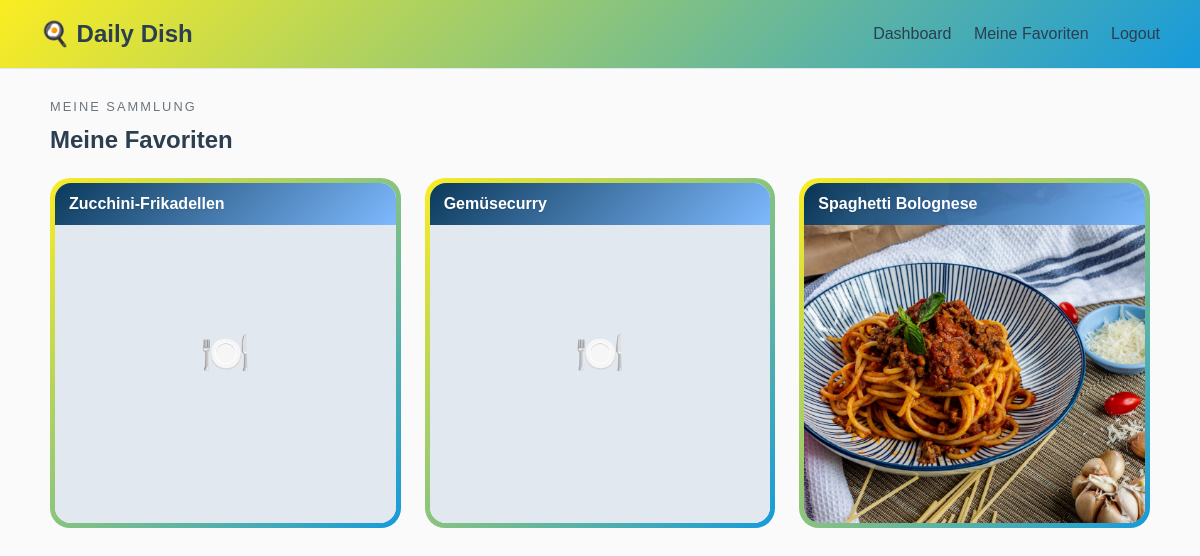
The app's page /favourites (signed in) with its own data.
### models/recipe.py (models this page shows)
class Recipe(Base):
    __tablename__ = "recipes"
    id = Column(Integer, primary_key=True, index=True)
    title = Column(String, nullable=False)
    description = Column(String)
    ingredients = Column(String, nullable=False)
    instructions = Column(String)
    tags = relationship("Tag", secondary="recipe_tags", back_populates="recipes")

### main.py (the view)
@app.get("/favourites")
def favourites_page(request: Request, db: Session = Depends(get_db)):
    user_id = request.cookies.get("user_id")
    if not user_id:
        return RedirectResponse(url="/login", status_code=303)
    try:
        user_id_value = int(user_id)
    except ValueError:
        return RedirectResponse(url="/login", status_code=303)
    user = (
        db.query(User)
        .options(
            selectinload(User.favourite_recipes).selectinload(Recipe.tags)
        )
        .filter(User.id == user_id_value)
        .first()
    )
    if not user:
        return RedirectResponse(url="/login", status_code=303)
    request.state.user = user
    return templates.TemplateResponse(
        request,
        "favourites.html",
        {"request": request, "favourites": user.favourite_recipes},
    )

### templates/favourites.html (shortened to what this page needs)
{% extends "base.html" %}
{% block content %}
<section id="favourites-page" {% if user %}data-user-id="{{ user.id }}"{% endif %}>
    <div class="eyebrow">Meine Sammlung</div>
    <h2 style="margin: 4px 0 24px;">Meine Favoriten</h2>
    {% if favourites %}
    <div class="favourites-grid">
        {% for recipe in favourites %}
        <div class="fav-card-outer"
             id="fav-card-{{ recipe.id }}"
             data-recipe-id="{{ recipe.id }}"
             data-title="{{ recipe.title | e }}"
             data-description="{{ recipe.description | e }}"
             data-ingredients="{{ recipe.ingredients | e }}"
             data-instructions="{{ recipe.instructions | e }}"
             data-tags="{{ recipe.tags | map(attribute='name') | join(',') | e }}">
            <div class="fav-card-inner">
                <div class="flip-card-scene">
                    <div class="flip-card-flipper">
                        <div class="flip-card-front">
                            <div class="fav-card-image">
                                <img src="/static/images/recipes/{{ recipe.id }}.jpg"
                                     onload="this.classList.add('image-loaded')"
                                     onerror="this.classList.add('image-failed')"
                                     alt="{{ recipe.title | e }}">
                                <span class="fav-card-placeholder-icon">&#x1F37D;&#xFE0F;</span>
                                <h3 class="fav-card-title-overlay">{{ recipe.title }}</h3>
                            </div>
                        </div>
                        <div class="flip-card-back">
                            <p>{{ recipe.description }}</p>
                            {% if recipe.tags %}
                            <div>
                                <div class="tag-pill-list">
                                    {% for tag in recipe.tags %}
                                    <span class="tag-pill">{{ tag.name }}</span>
                                    {% endfor %}
                                </div>
                            </div>
                            {% endif %}
                            <div class="flip-card-back-actions">
                                <button class="remove-favourite-button" type="button"
                                        data-recipe-id="{{ recipe.id }}"
                                        onclick="removeFavourite(this)">
                                </button>
                                <button class="fav-card-show-btn" type="button"
                                        onclick="openRecipeModal(this.closest('.fav-card-outer'))">
                                </button>
                            </div>
                        </div>
                    </div>
                </div>
            </div>
        </div>
        {% endfor %}
    </div>
    {% endif %}
</section>
{% endblock %}

### static/css/style.css (style rules this page uses)
body { margin: 0; font-family: Arial, sans-serif; background: #fafafa; color: #2c3e50; }
button { font: inherit; }
.eyebrow { text-transform: uppercase; letter-spacing: 0.16em; color: #6c757d; font-size: 0.8rem; margin-bottom: 12px; }
.favourites-grid { display: grid; grid-template-columns: repeat(auto-fill, minmax(300px, 1fr)); gap: 24px; margin-top: 24px; }
.fav-card-outer { background: linear-gradient(135deg, #fbed22 0%, #169adc 100%); border-radius: 20px; padding: 5px; cursor: pointer; transition: transform 0.2s ease; }
.fav-card-inner { background: #ffffff; border-radius: 16px; height: 340px; overflow: hidden; }
.flip-card-scene { perspective: 1200px; width: 100%; height: 100%; }
.flip-card-flipper { position: relative; width: 100%; height: 100%; transform-style: preserve-3d; transition: transform 0.55s ease; }
.flip-card-front, .flip-card-back { position: absolute; inset: 0; backface-visibility: hidden; -webkit-backface-visibility: hidden; overflow: hidden; display: flex; flex-direction: column; }
.flip-card-front { padding: 0; gap: 0; }
.fav-card-image { position: relative; width: 100%; height: 100%; overflow: hidden; background: #e2e8f0; display: flex; align-items: center; justify-content: center; color: #94a3b8; font-size: 2.5rem; }
.fav-card-image img { position: absolute; inset: 0; width: 100%; height: 100%; object-fit: cover; display: block; }
.fav-card-image img.image-failed ~ .fav-card-placeholder-icon { display: flex; align-items: center; justify-content: center; }
.fav-card-placeholder-icon { position: absolute; inset: 0; display: flex; align-items: center; justify-content: center; background: #e2e8f0; }
.fav-card-title-overlay { position: absolute; top: 0; left: 0; right: 0; padding: 12px 14px; margin: 0; font-size: 1rem; font-weight: 600; background: linear-gradient(135deg, rgba(0, 48, 82, 0.95) 0%, rgba(121, 183, 255, 0.95) 100%); color: #ffffff; white-space: nowrap; overflow: hidden; text-overflow: ellipsis; text-shadow: 0 1px 2px rgba(0, 0, 0, 0.1); }
.flip-card-back { padding: 20px 20px; gap: 8px; transform: rotateY(180deg); background: #f8faff; justify-content: flex-start; overflow-y: auto; }
.flip-card-back p { margin: 0; color: #4a5568; font-size: 0.84rem; line-height: 1.5; overflow: hidden; display: -webkit-box; -webkit-line-clamp: 3; line-clamp: 3; -webkit-box-orient: vertical; }
.flip-card-back-actions { display: flex; gap: 7px; flex-wrap: wrap; margin-top: auto; padding-top: 4px; }
.fav-card-show-btn { display: inline-flex; align-items: center; background: #eff6ff; color: #2563eb; border: 1px solid #2563eb; border-radius: 999px; padding: 5px 13px; font-size: 0.82rem; font-weight: 600; cursor: pointer; font-family: inherit; transition: background 0.18s; }
.remove-favourite-button { align-self: flex-start; display: inline-flex; align-items: center; gap: 6px; background: none; color: #ef4444; border: 1px solid #ef4444; border-radius: 999px; padding: 6px 14px; font-size: 0.85rem; cursor: pointer; transition: color 0.18s, border-color 0.18s; }
.tag-pill-list { display: flex; flex-wrap: wrap; gap: 10px; margin-top: 8px; }
.tag-pill { display: inline-flex; align-items: center; padding: 8px 12px; background: #eef7ff; color: #2e2e2e; border: 1px solid #c9ddff; border-radius: 999px; font-size: 0.95rem; font-weight: 400; cursor: pointer; transition: background-color 0.18s ease, color 0.18s ease, border-color 0.18s ease; }

### records on screen
Recipe: title "Zucchini-Frikadellen"
Recipe: title "Gemüsecurry"
Recipe: title "Spaghetti Bolognese"
